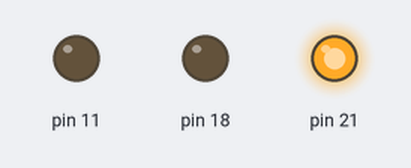
Simulated run of this program. Board: Raspberry Pi (header pin numbers). Parts: output pins drawn as LEDs (lit = HIGH). At 30.0 s the program stops and its outputs stay as they are.

Above: at 1.0 s.
At 3.0 s:
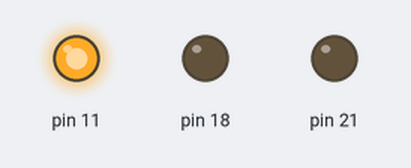
At 5.0 s:
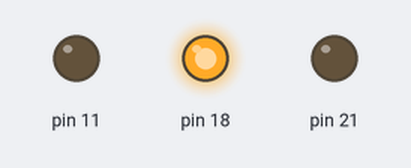
Timing chart, 0 to 7.8 s (numbered marks = the images above):
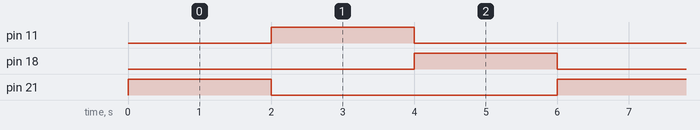

Measured:
- by itself, pin 11, pin 18, pin 21: alternates HIGH for 2.0 s and LOW for 4.0 s

The program:

threeBlink.py
```python
import RPi.GPIO as gpio
import time

gpio.setmode(gpio.BOARD)
gpio.setup(21, gpio.OUT)
gpio.setup(11, gpio.OUT)
gpio.setup(18, gpio.OUT)
i = 0
while i < 5:
    gpio.output(21, True)
    time.sleep(2)
    gpio.output(11, True)
    gpio.output(21, False)
    time.sleep(2)
    gpio.output(18, True)
    gpio.output(11, False)
    time.sleep(2)
    gpio.output(18, False)
    i += 1

gpio.cleanup()
```
